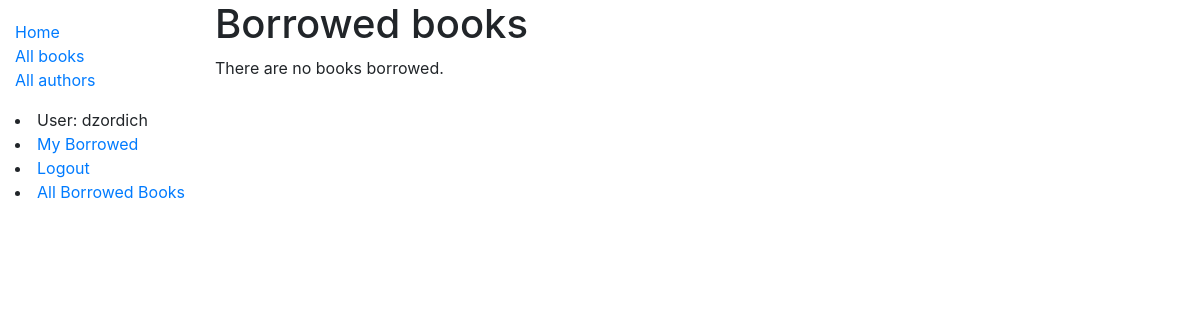
/catalog/all_borrowed_books/ (signed in), run on an earlier commit of the app's database.
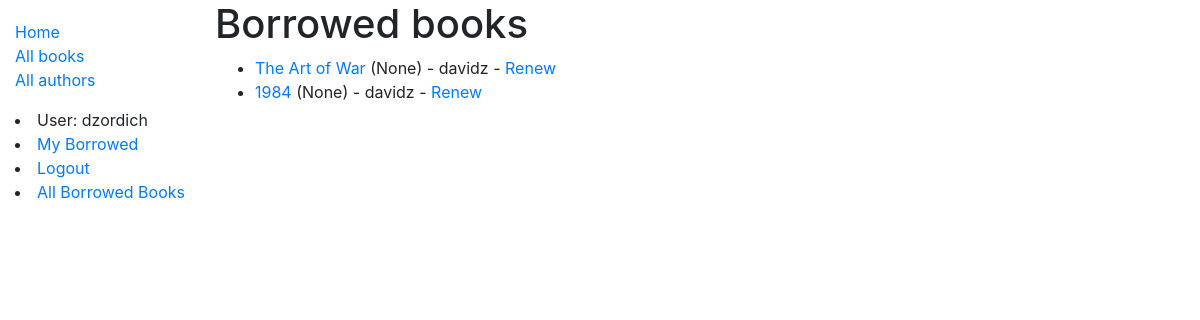
And on a later commit of the database.
### catalog/models.py (models this page shows, shortened)
class BookInstance(models.Model):
    id = models.UUIDField(primary_key=True, default=uuid.uuid4, help_text="Unique ID for this book across whole library")
    book = models.ForeignKey('Book', on_delete=models.SET_NULL, null=True)
    imprint = models.CharField(max_length=100)
    due_back = models.DateField(null=True, blank=True)
    borrower = models.ForeignKey(User, on_delete=models.SET_NULL, null=True, blank=True)
    @property
    def is_overdue(self):
        if self.due_back and date.today() > self.due_back:
            return True
        return False
    LOAN_STATUS = (
        ('m', 'Maintenance'),
        ('o', 'On Loan'),
        ('a', 'Available'),
        ('r', 'Reserved')
    )
    status = models.CharField(
        max_length=1,
        choices=LOAN_STATUS,
        blank=True,
        default='m',
        help_text="Book availability"
        )
    class Meta:
        ordering = ['due_back']
        permissions = (
            ("can_mark_returned", "Set book as returned"),
        )

class Book(models.Model):
    title = models.CharField(max_length=200)
    author = models.ForeignKey("Author", on_delete=models.SET_NULL, null=True)
    summary = models.TextField(max_length=1000, help_text="Enter a brief description of the book. ")
    isbn = models.CharField("ISBN", max_length=13, help_text="13 character <a href='https://www.isbn-international.org/content/what-isbn'>ISBN number</a>")
    genre = models.ManyToManyField(Genre, help_text='Select a genre for this book.')
    language = models.CharField(max_length=100, default="English", help_text="Enter the language the book is written in.")
    def display_genre(self):
        return ', '.join(genre.name for genre in self.genre.all()[:3])
    display_genre.short_description = "Genre"

### catalog/views.py (the view)
# urls.py: path('all_borrowed_books/', views.LoanedBooksAllListView.as_view(), name='all-borrowed')
class LoanedBooksAllListView(PermissionRequiredMixin, generic.ListView):
    model = BookInstance
    permission_required = 'catalog.can_mark_returned'
    template_name = 'catalog/bookinstance_list_borrowed_all.html'
    paginate_by = 10
    def get_queryset(self):
        return BookInstance.objects.filter(status__exact='o').order_by('due_back')

### catalog/templates/catalog/bookinstance_list_borrowed_all.html
{% extends "base_generic.html" %}
{% block content %}
    <h1>Borrowed books</h1>
    {% if bookinstance_list %}
    <ul>
      {% for bookinst in bookinstance_list %}
      <li class="{% if bookinst.is_overdue %}text-danger{% endif %}">
        <a href="{% url 'book-detail' bookinst.book.pk %}">{{bookinst.book.title}}</a> ({{ bookinst.due_back }}) {% if user.is_staff %}- {{ bookinst.borrower}}{% endif %} {% if perms.catalog.can_mark_returned %}- <a href="{% url 'renew-book-librarian' bookinst.id %}">Renew</a>  {% endif %}
      </li>
      {% endfor %}
    </ul>
    {% else %}
      <p>There are no books borrowed.</p>
    {% endif %}
{% endblock %}

What changed in the data, as far as the page shows it:
added BookInstance: book "The Art of War", due_back "None", borrower "davidz"
added BookInstance: book "1984", due_back "None", borrower "davidz"
Also different on the page:
text no longer shown: "There are no books borrowed."
